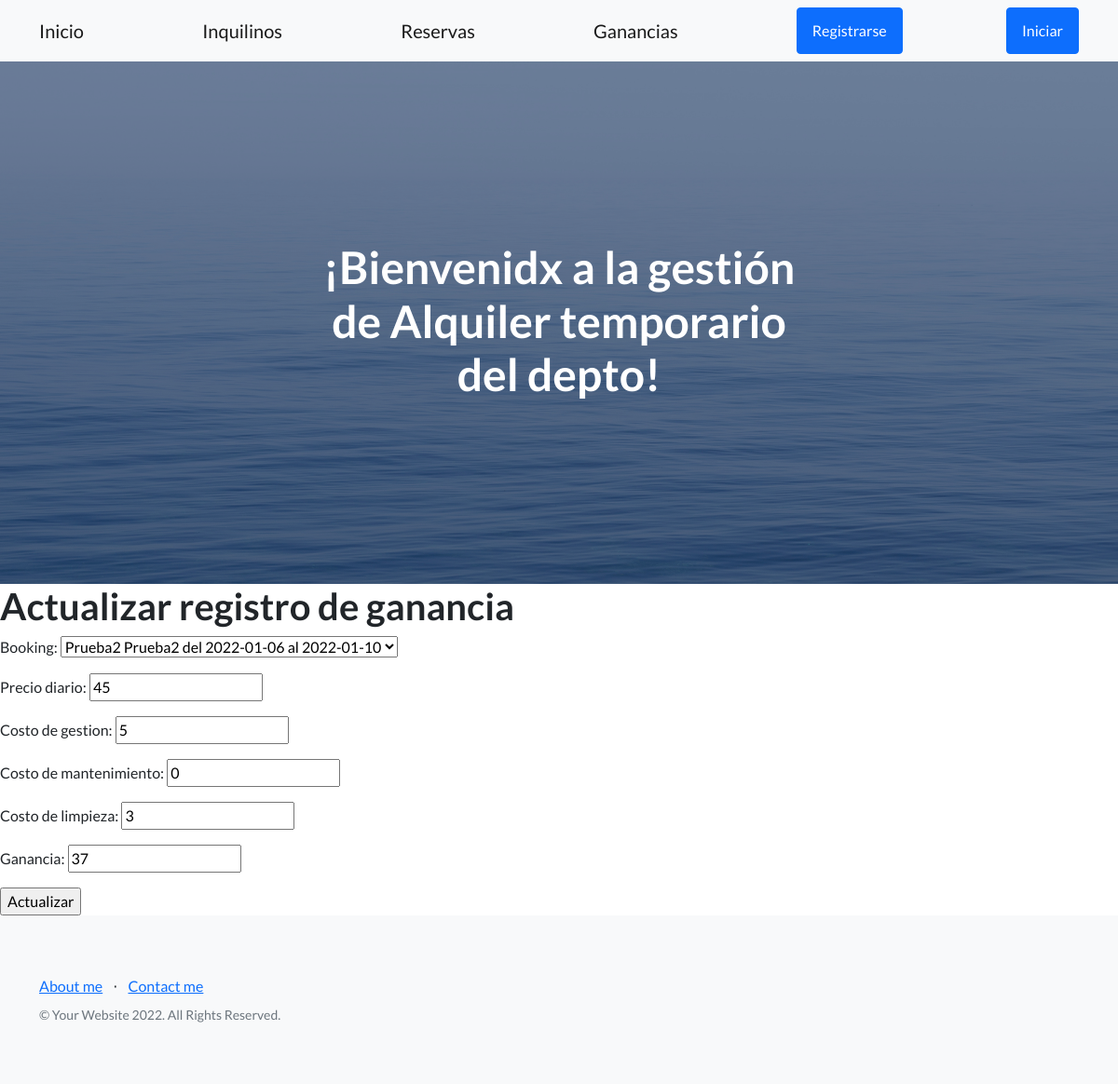
The page /emp-app1/gain-update/2 on the database its author committed.
### EmpApp1/models.py (models this page shows, shortened)
class Gain (models.Model):
    booking= models.ForeignKey(Booking, on_delete= models.CASCADE)
    daily_price = models.IntegerField(verbose_name= 'Precio diario')
    manag_cost = models.IntegerField(verbose_name= 'Costo de gestion')
    maint_cost = models.IntegerField(verbose_name= 'Costo de mantenimiento')
    clean_cost = models.IntegerField(verbose_name= 'Costo de limpieza')
    gain = models.IntegerField(verbose_name= 'Ganancia')
    class Meta:
        db_table = 'Gain'
        verbose_name = 'Ganancia'
        verbose_name_plural = 'Ganancias'
        ordering = ['id']

### EmpApp1/views.py (the view)
# urls.py: path('gain-update/<pk>',gain_update.as_view() , name="gain-update"),
class gain_update(UpdateView):
    model = Gain
    template_name = 'gain_update.html'
    fields = ['booking','daily_price', 'manag_cost', 'maint_cost', 'clean_cost', 'gain']
    success_url = '/emp-app1/gain-read/'
    context_object_name = 'gain'

### EmpApp1/models.py (called while the page is built)
    def __str__(self):
        return f'{self.first_name} {self.last_name}'

    def __str__(self):
        return f'{self.person} del {self.date_in} al {self.date_out}'

### EmpApp1/Templates/gain_update.html
{% extends 'temp_padre.html' %}
{% load static %}
{% block ContenidoQueCambia %}
    <h1> Actualizar registro de ganancia</h1>
    <form action="{% url 'gain-update' gain.id %}" method="POST">{% csrf_token %}
        {{form.as_p}}
        <input type="submit" value="Actualizar"/>
    </form>
{% endblock ContenidoQueCambia %}

### rows shown on the page
Gain: booking "Prueba2 Prueba2 del 2022-01-06 al 2022-01-10", daily_price "45", manag_cost "5", maint_cost "0", clean_cost "3", gain "37"
